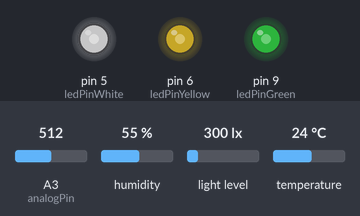
Bench run of a sketch on a simulated Arduino Leonardo, built with avr-gcc and run on an emulated ATmega32U4. Parts: output pins drawn as LEDs (lit = HIGH). Wiring (inferred from the names in the program): BH1750 light sensor at I2C address 0x23. The inputs (shaded band) are chosen by the test bench; at power-on: A3 (analogPin) = 512, humidity 55 %, light level 300 lx, temperature 24 °C. Pins used as bus, display or sensor lines are not drawn; what the sketch prints to the serial monitor is not drawn.

Above: at 1.8 s.
1.9 s: A3 (analogPin) set to 716
At 3.0 s:
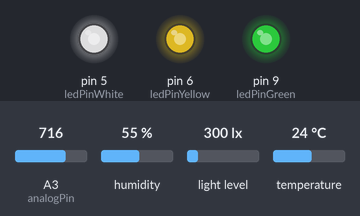
3.6 s: A3 (analogPin) set to 992
At 5.2 s:
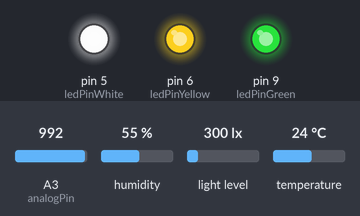
5.7 s: A3 (analogPin) set to 30
At 7.5 s:
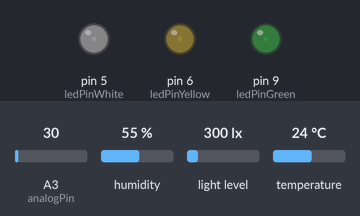
Timing chart, 0 to 9.0 s (numbered marks = the images above; inputs shaded):
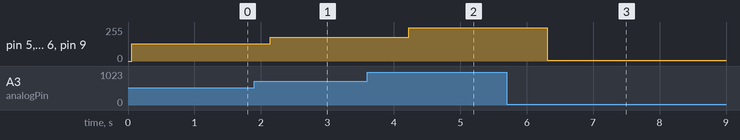

The sketch:

todoJunto.ino
```cpp
#include <Arduino.h>
#include <Wire.h>
/*#include <SPI.h>
#include <Ethernet.h>*/

#include "Adafruit_SHT31.h"

Adafruit_SHT31 sht31 = Adafruit_SHT31();

int ledPinRed = 3;      // LED connected to digital pin 9
int ledPinWhite = 5;
int ledPinYellow = 6;
int ledPinGreen = 9;

int analogPin = 3;   // potentiometer connected to analog pin 3
int val = 0;         // variable to store the read value

int BH1750_address = 0x23; // i2c Addresse
byte buff[2];

/*byte mac[] = { 0xF0, 0x5A, 0x09, 0x58, 0x56, 0x8E };
byte server[] = { 192, 168, 1, 44};
IPAddress ip(192,168,1,45);
EthernetClient client;*/

void setup() {

  Serial.begin(9600);

  while (!Serial){
    delay(10);     // will pause Zero, Leonardo, etc until serial console opens
  }

  Wire.begin();
  BH1750_Init(BH1750_address);
  Serial.println("SHT31 test");

  if (! sht31.begin(0x44)) {   // Set to 0x45 for alternate i2c addr
    Serial.println("Couldn't find SHT31");
    while (1) delay(1);
  }

  pinMode(ledPinRed, OUTPUT);   // sets the pin as output
  pinMode(ledPinGreen, OUTPUT);
  pinMode(ledPinYellow, OUTPUT);
  pinMode(ledPinWhite, OUTPUT);
  /*
  Serial.println("Empezando Ethernet");
  if (Ethernet.begin(mac) == 0) {
    Serial.println("Failed to configure Ethernet using DHCP");
    // no point in carrying on, so do nothing forevermore:
    // try to congifure using IP address instead of DHCP:
    Ethernet.begin(mac, ip);
  }
  // give the Ethernet shield a second to initialize:
  delay(1000);
  Serial.println("connecting...");
  if (client.connect(server, 3000)) {
    Serial.println("connected");
    client.println("Hello!! Desde Arduino");
  }
  else {
    // kf you didn't get a connection to the server:
    Serial.println("connection failed");
  }*/
}

void loop() {

  float temperature = sht31.readTemperature();
  float humidity = sht31.readHumidity();

  if (! isnan(temperature)) {  // check if 'is not a number'
    Serial.print("Temp *C = "); Serial.println(temperature);
  } else {
    Serial.println("Failed to read temperature");
  }

  if (! isnan(humidity)) {                                // check if 'is not a number'
    Serial.print("Hum. % = "); Serial.println(humidity);
  } else {
    Serial.println("Failed to read humidity");
  }
  Serial.println();

  val = analogRead(analogPin);                      // read the input pin
  analogWrite(ledPinRed, val / 4);                  // analogRead values go from 0 to 1023, analogWrite values from 0 to 255
  analogWrite(ledPinWhite, val / 4);
  analogWrite(ledPinYellow, val / 4);
  analogWrite(ledPinGreen, val / 4);

  float valf = 0;

  if(BH1750_Read(BH1750_address)==2){
    valf = ((buff[0] << 8) | buff[1] ) / 1.2;

    if (valf < 0){
      Serial.print("> 65535");
    } else {
      Serial.print((int)valf,DEC);
    }

    Serial.println(" lx");
  }
  delay(1000);
}

void BH1750_Init(int address){
  Wire.beginTransmission(address);
  Wire.write(0x10); // 1 [lux] aufloesung
  Wire.endTransmission();
}

byte BH1750_Read(int address){
  byte i = 0;
  Wire.beginTransmission(address);
  Wire.requestFrom(address, 2);

  while(Wire.available()){
    buff[i] = Wire.read();
    i++;
  }

  Wire.endTransmission();
  return i;
}
```

Measured:
- after the input at 1.9 s, pin 5 (ledPinWhite), pin 6 (ledPinYellow), pin 9 (ledPinGreen): 128/255 → 179/255 after 0.24 s
- after the input at 3.6 s, pin 5 (ledPinWhite), pin 6 (ledPinYellow), pin 9 (ledPinGreen): 179/255 → 248/255 after 0.62 s
- after the input at 5.7 s, pin 5 (ledPinWhite), pin 6 (ledPinYellow), pin 9 (ledPinGreen): 248/255 → 7/255 after 0.61 s
